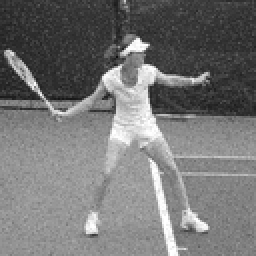
%> input picture inputImagePath/noisy_1110822219_a079aeff30_c.jpg, 128 x 128 px, shrunk from 512 x 512 before the run (shown 2 times larger)
$ octave --eval "result = adaptiveMedianFilter(imread('inputImagePath/noisy_1110822219_a079aeff30_c.jpg'));"   (GNU Octave 9; MATLAB toolbox functions it lacks are replaced by stand-ins)
%> lines starting %> are read from the running program, lines starting %| are printed output that depends on the picture; in (x1, y1, x2, y2) boxes, pixels count from 0 and x2, y2 are one past the last pixel; in counts of white or black regions, pixels touching at a corner belong together; the program's own positions count from 1
function output = adaptiveMedianFilter(input)

    % Makes sure input is in grayscale
    if size(input, 3) == 3
        input = rgb2gray(input);
    end

    % Max Window Size, for our purposes 7
    maxWindowSize = 7;

    % Gathers the Rows and Columns of the 2D input matrix
    [rows, cols] = size(input);
%> rows = 128; cols = 128
    output = input;
%> output is the input picture: size 128x128 uint8; min 14, max 255, mean 117

    % Takes account for the size size of the border
    padSize = floor(maxWindowSize / 2);
    paddedInput = padarray(input, [padSize, padSize], 'symmetric');
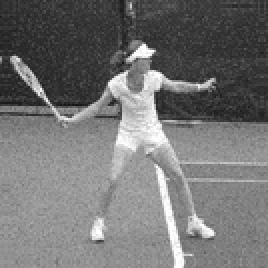
%> paddedInput: size 134x134 uint8 (shown 2 times larger); min 14, max 255, mean 115.7

    for i = 1:rows
        for j = 1:cols
            %Initial Window Size
            windowSize = 3;

            % Allows us to work with double values to avoid rounding errors
            currentValue = double(input(i, j));


            pixelReplaced = false;

            % Runs the adaptive mean filtering
            while windowSize <= maxWindowSize
                halfWindowSize = floor(windowSize / 2);

                % Determines where to start and end the window given the
                % border padding
                rowStart = i + padSize - halfWindowSize;
                rowEnd = i + padSize + halfWindowSize;
                colStart = j + padSize - halfWindowSize;
                colEnd = j + padSize + halfWindowSize;

                %Gets the current window and sorts the values
                window = paddedInput(rowStart:rowEnd, colStart:colEnd);
                sortedWindow = sort(window(:));

                % Gets the mean, min, and max values of the sorted window
                medianValue = median(sortedWindow);
                minValue = sortedWindow(1);
                maxValue = sortedWindow(end);

                % Checks if the current pixel is valid
                if currentValue > minValue && currentValue < maxValue
                    output(i, j) = currentValue;
                    pixelReplaced = true;
                    break;
                else
                    % If the pixel is not valid, replace it with the median
                    if windowSize == maxWindowSize
                        output(i, j) = medianValue;
                        pixelReplaced = true;
                        break;
                    else
                        %Increases the window size until we get to the max
                        windowSize = windowSize + 2;
                    end
                end
            end
            %If the pixel is not replaced by the end of the whilem replace
            %with the median value
            if ~pixelReplaced
                output(i, j) = medianValue;
            end
        end
    end
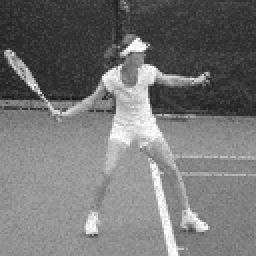
%> output: size 128x128 uint8 (shown 2 times larger); 4.22% of pixels changed, all inside (x1, y1, x2, y2) = (0, 0, 128, 128)
    % Converts the output back to uint8 so we can display it
    output = uint8(output);
end

% Define the directory containing the images
inputDir = 'inputImagePath';
outputDir = 'savedImagePath';

% Get a list of all image files in the directory
imageFiles = dir(fullfile(inputDir, '*.jpg'));

% Creates a new directory if it does not exist
if ~exist(outputDir, 'dir')
    mkdir(outputDir);
end

% Loop through each image file
for k = 1:length(imageFiles)

    disp("Image: ")
    disp(k)

    % Gets the image
    inputFileName = fullfile(inputDir, imageFiles(k).name);
    inputImage = imread(inputFileName);

    % Applies Adaptive Median Filter to denoise the image
    outputImage = adaptiveMedianFilter(inputImage);
    for i = 1:3
        outputImage = adaptiveMedianFilter(uint8(outputImage));
    end

    % Construction of the Output file
    [~, name, ext] = fileparts(imageFiles(k).name);
    outputFileName = fullfile(outputDir, [name '_filtered' ext]);
    imwrite(outputImage, outputFileName);
end

disp('Batch processing complete.');

$ run again, on inputImagePath/noisy_1751880610_cc095a05d3_c.jpg
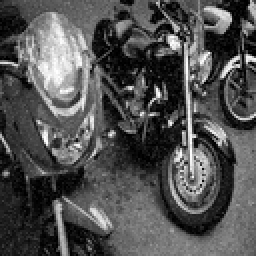
%> input picture inputImagePath/noisy_1751880610_cc095a05d3_c.jpg, 128 x 128 px, shrunk from 512 x 512 before the run (shown 2 times larger)
%> in adaptiveMedianFilter, output is the input picture: size 128x128 uint8; min 0, max 255, mean 81.2
%> in adaptiveMedianFilter, `paddedInput = padarray(input, [padSize, padSize], 'symmetric');`:
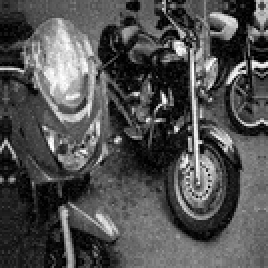
%> paddedInput: size 134x134 uint8 (shown 2 times larger); min 0, max 255, mean 80.5
%> after the loop in adaptiveMedianFilter, `for i = 1:rows`:
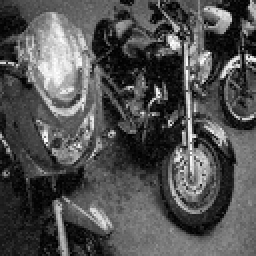
%> output: size 128x128 uint8 (shown 2 times larger); 4% of pixels changed, all inside (x1, y1, x2, y2) = (0, 0, 128, 128)

$ run again, on inputImagePath/noisy_2093410000_8d981b52fc_c.jpg
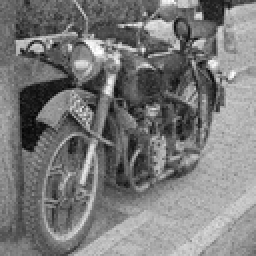
%> input picture inputImagePath/noisy_2093410000_8d981b52fc_c.jpg, 128 x 128 px, shrunk from 512 x 512 before the run (shown 2 times larger)
%> in adaptiveMedianFilter, output is the input picture: size 128x128 uint8; min 5, max 255, mean 122
%> in adaptiveMedianFilter, `paddedInput = padarray(input, [padSize, padSize], 'symmetric');`:
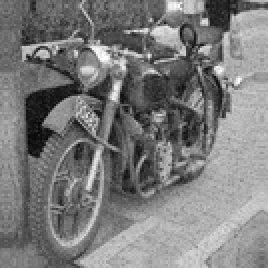
%> paddedInput: size 134x134 uint8 (shown 2 times larger); min 5, max 255, mean 123.4
%> after the loop in adaptiveMedianFilter, `for i = 1:rows`:
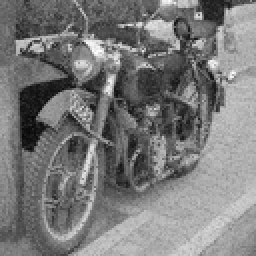
%> output: size 128x128 uint8 (shown 2 times larger); 3.14% of pixels changed, all inside (x1, y1, x2, y2) = (0, 0, 128, 128)
